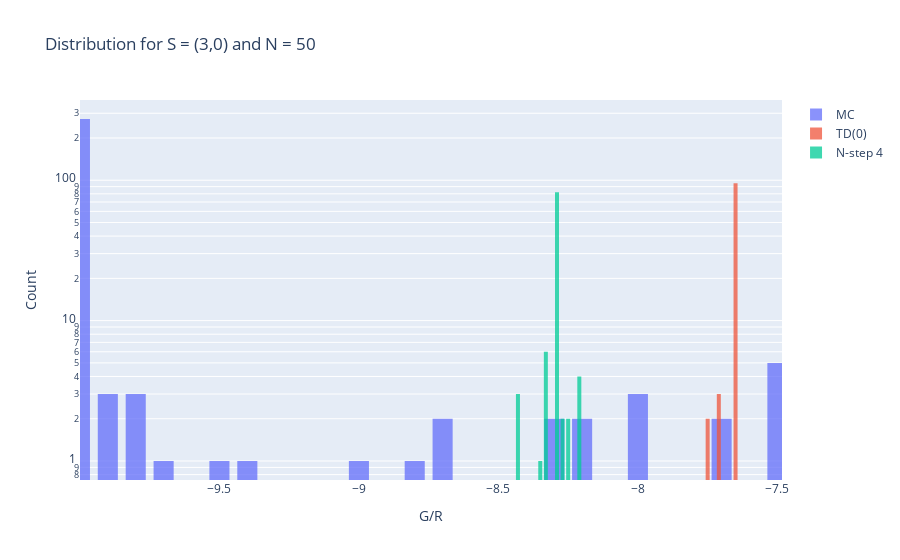

The code cell stored with this chart in its notebook:
### Code cell
agent = Agent()
agent.SARSA(N=100)
plot_valuemap(agent.q)

minimum = +np.Inf
maximum = -np.Inf

fig = go.Figure()

print("Monte Carlo")
agent.MC()
fig.add_trace(go.Histogram(x=agent.S, name='MC'))
minimum = min(min(agent.S), minimum)
maximum = max(max(agent.S), maximum)
agent.empty_s()

print("TD(0)")
agent.nstepSARSA(n=1)
fig.add_trace(go.Histogram(x=agent.S, name='TD(0)'))
minimum = min(min(agent.S), minimum)
maximum = max(max(agent.S), maximum)
agent.empty_s()

print("N-step 4")
agent.nstepSARSA(n=4)
fig.add_trace(go.Histogram(x=agent.S, name='N-step 4'))
minimum = min(min(agent.S), minimum)
maximum = max(max(agent.S), maximum)
agent.empty_s()


fig.update_layout(
    title_text='Distribution for S = (3,0) and N = 50', # title of plot
    xaxis_title_text='G/R', # xaxis label
    yaxis_title_text='Count', # yaxis label
    bargap=0.2, # gap between bars of adjacent location coordinates
    bargroupgap=0.1, # gap between bars of the same location coordinates
    showlegend=True,
    barmode='overlay',
    xaxis_range=[minimum,maximum]

)

# Reduce opacity to see both histograms
fig.update_traces(opacity=0.75)
fig.update_yaxes(type="log")
fig.show()

### Figure 1 — Plotly figure (JSON) as saved in the notebook; plotly's stock layout.template omitted (floating-point values rounded to 4 significant figures; data arrays with more than 128 entries replaced by an {"elided": "..."} marker saying what was removed)
{"data": [{"name": "MC", "opacity": 0.75, "type": "histogram", "x": {"elided": "300 float values"}}, {"name": "TD(0)", "opacity": 0.75, "type": "histogram", "x": [-7.651, -7.651, -7.651, -7.651, -7.651, -7.651, -7.651, -7.651, -7.651, -7.651, -7.651, -7.651, -7.651, -7.651, -7.651, -7.651, -7.651, -7.651, -7.651, -7.651, -7.651, -7.651, -7.651, -7.651, -7.651, -7.651, -7.651, -7.651, -7.651, -7.651, -7.651, -7.651, -7.651, -7.651, -7.651, -7.651, -7.651, -7.651, -7.651, -7.651, -7.651, -7.651, -7.716, -7.651, -7.651, -7.744, -7.651, -7.651, -7.716, -7.651, -7.651, -7.651, -7.651, -7.651, -7.744, -7.716, -7.651, -7.651, -7.651, -7.651, -7.651, -7.651, -7.651, -7.651, -7.651, -7.651, -7.651, -7.651, -7.651, -7.651, -7.651, -7.651, -7.651, -7.651, -7.651, -7.651, -7.651, -7.651, -7.651, -7.651, -7.651, -7.651, -7.651, -7.651, -7.651, -7.651, -7.651, -7.651, -7.651, -7.651, -7.651, -7.651, -7.651, -7.651, -7.651, -7.651, -7.651, -7.651, -7.651, -7.651]}, {"name": "N-step 4", "opacity": 0.75, "type": "histogram", "x": [-8.288, -8.288, -8.288, -8.288, -8.355, -8.288, -8.288, -8.335, -8.288, -8.288, -8.288, -8.288, -8.335, -8.253, -8.288, -8.288, -8.288, -8.324, -8.288, -8.288, -8.288, -8.253, -8.288, -8.288, -8.288, -8.288, -8.288, -8.288, -8.288, -8.288, -8.288, -8.288, -8.288, -8.324, -8.288, -8.21, -8.288, -8.288, -8.288, -8.288, -8.288, -8.288, -8.288, -8.288, -8.288, -8.288, -8.288, -8.288, -8.21, -8.288, -8.288, -8.21, -8.288, -8.288, -8.288, -8.288, -8.288, -8.288, -8.288, -8.335, -8.432, -8.288, -8.288, -8.288, -8.288, -8.263, -8.288, -8.288, -8.288, -8.288, -8.288, -8.288, -8.335, -8.432, -8.288, -8.288, -8.288, -8.288, -8.288, -8.432, -8.288, -8.288, -8.288, -8.288, -8.288, -8.288, -8.288, -8.288, -8.288, -8.288, -8.288, -8.288, -8.288, -8.288, -8.263, -8.288, -8.288, -8.288, -8.288, -8.21]}], "layout": {"autosize": true, "bargap": 0.2, "bargroupgap": 0.1, "barmode": "overlay", "showlegend": true, "title": {"text": "Distribution for S = (3,0) and N = 50"}, "xaxis": {"range": [-10.0, -7.484], "title": {"text": "G/R"}, "type": "linear"}, "yaxis": {"autorange": true, "range": [-0.1353, 2.572], "title": {"text": "Count"}, "type": "log"}}}
